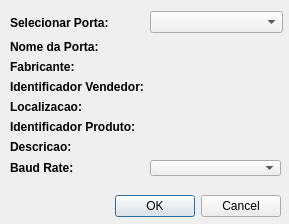
<?xml version="1.0" encoding="UTF-8"?>
<ui version="4.0">
 <class>SerialPort</class>
 <widget class="QDialog" name="SerialPort">
  <property name="geometry">
   <rect>
    <x>0</x>
    <y>0</y>
    <width>289</width>
    <height>224</height>
   </rect>
  </property>
  <property name="windowTitle">
   <string>Serial Port</string>
  </property>
  <widget class="QDialogButtonBox" name="buttonBox">
   <property name="geometry">
    <rect>
     <x>10</x>
     <y>190</y>
     <width>271</width>
     <height>32</height>
    </rect>
   </property>
   <property name="orientation">
    <enum>Qt::Horizontal</enum>
   </property>
   <property name="standardButtons">
    <set>QDialogButtonBox::Cancel|QDialogButtonBox::Ok</set>
   </property>
  </widget>
  <widget class="QWidget" name="layoutWidget">
   <property name="geometry">
    <rect>
     <x>10</x>
     <y>40</y>
     <width>271</width>
     <height>136</height>
    </rect>
   </property>
   <layout class="QGridLayout" name="gridLayout_2">
    <item row="0" column="0">
     <widget class="QLabel" name="label2">
      <property name="font">
       <font>
        <weight>75</weight>
        <bold>true</bold>
       </font>
      </property>
      <property name="text">
       <string>Nome da Porta:</string>
      </property>
     </widget>
    </item>
    <item row="0" column="1">
     <widget class="QLabel" name="_labelNome">
      <property name="text">
       <string/>
      </property>
     </widget>
    </item>
    <item row="1" column="0">
     <widget class="QLabel" name="label3">
      <property name="font">
       <font>
        <weight>75</weight>
        <bold>true</bold>
       </font>
      </property>
      <property name="text">
       <string>Fabricante:</string>
      </property>
     </widget>
    </item>
    <item row="1" column="1">
     <widget class="QLabel" name="_labelFabricante">
      <property name="text">
       <string/>
      </property>
     </widget>
    </item>
    <item row="2" column="0">
     <widget class="QLabel" name="label4">
      <property name="font">
       <font>
        <weight>75</weight>
        <bold>true</bold>
       </font>
      </property>
      <property name="text">
       <string>Identificador Vendedor:</string>
      </property>
     </widget>
    </item>
    <item row="2" column="1">
     <widget class="QLabel" name="_labelVendedor">
      <property name="text">
       <string/>
      </property>
     </widget>
    </item>
    <item row="3" column="0">
     <widget class="QLabel" name="label5">
      <property name="font">
       <font>
        <weight>75</weight>
        <bold>true</bold>
       </font>
      </property>
      <property name="text">
       <string>Localizacao:</string>
      </property>
     </widget>
    </item>
    <item row="3" column="1">
     <widget class="QLabel" name="_labelLocalizacao">
      <property name="text">
       <string/>
      </property>
     </widget>
    </item>
    <item row="4" column="0">
     <widget class="QLabel" name="label6">
      <property name="font">
       <font>
        <weight>75</weight>
        <bold>true</bold>
       </font>
      </property>
      <property name="text">
       <string>Identificador Produto:</string>
      </property>
     </widget>
    </item>
    <item row="4" column="1">
     <widget class="QLabel" name="_labelProduto">
      <property name="text">
       <string/>
      </property>
     </widget>
    </item>
    <item row="5" column="0">
     <widget class="QLabel" name="label7">
      <property name="font">
       <font>
        <weight>75</weight>
        <bold>true</bold>
       </font>
      </property>
      <property name="text">
       <string>Descricao:</string>
      </property>
     </widget>
    </item>
    <item row="5" column="1">
     <widget class="QLabel" name="_labelDescricao">
      <property name="text">
       <string/>
      </property>
     </widget>
    </item>
    <item row="6" column="0">
     <widget class="QLabel" name="label8">
      <property name="font">
       <font>
        <weight>75</weight>
        <bold>true</bold>
       </font>
      </property>
      <property name="text">
       <string>Baud Rate:</string>
      </property>
      <property name="buddy">
       <cstring>comboBoxBaud</cstring>
      </property>
     </widget>
    </item>
    <item row="6" column="1">
     <widget class="QComboBox" name="comboBoxBaud"/>
    </item>
   </layout>
  </widget>
  <widget class="QWidget" name="layoutWidget_2">
   <property name="geometry">
    <rect>
     <x>10</x>
     <y>10</y>
     <width>273</width>
     <height>25</height>
    </rect>
   </property>
   <layout class="QHBoxLayout" name="horizontalLayout">
    <item>
     <widget class="QLabel" name="label1">
      <property name="font">
       <font>
        <weight>75</weight>
        <bold>true</bold>
       </font>
      </property>
      <property name="text">
       <string>Selecionar Porta:</string>
      </property>
      <property name="buddy">
       <cstring>comboBoxPortas</cstring>
      </property>
     </widget>
    </item>
    <item>
     <widget class="QComboBox" name="comboBoxPortas"/>
    </item>
   </layout>
  </widget>
 </widget>
 <tabstops>
  <tabstop>comboBoxBaud</tabstop>
  <tabstop>comboBoxPortas</tabstop>
 </tabstops>
 <resources/>
 <connections>
  <connection>
   <sender>buttonBox</sender>
   <signal>accepted()</signal>
   <receiver>SerialPort</receiver>
   <slot>accept()</slot>
   <hints>
    <hint type="sourcelabel">
     <x>248</x>
     <y>254</y>
    </hint>
    <hint type="destinationlabel">
     <x>157</x>
     <y>274</y>
    </hint>
   </hints>
  </connection>
  <connection>
   <sender>buttonBox</sender>
   <signal>rejected()</signal>
   <receiver>SerialPort</receiver>
   <slot>reject()</slot>
   <hints>
    <hint type="sourcelabel">
     <x>316</x>
     <y>260</y>
    </hint>
    <hint type="destinationlabel">
     <x>286</x>
     <y>274</y>
    </hint>
   </hints>
  </connection>
 </connections>
</ui>
